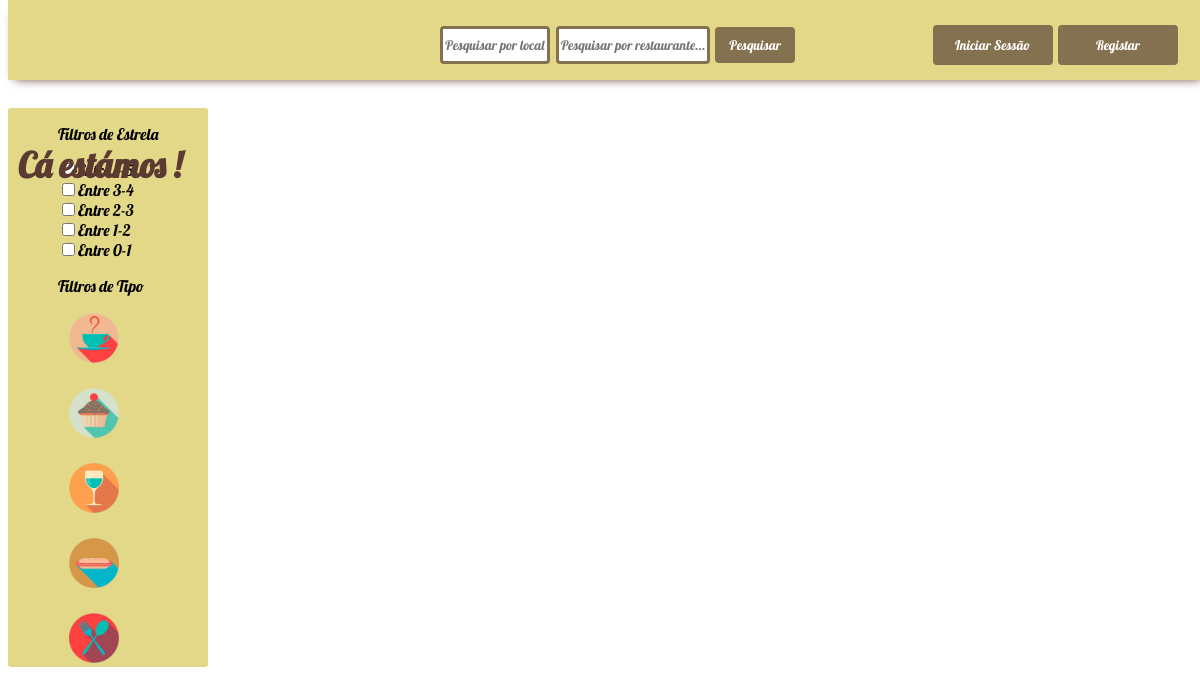
Page /pages/search_page.php on the earlier database version.
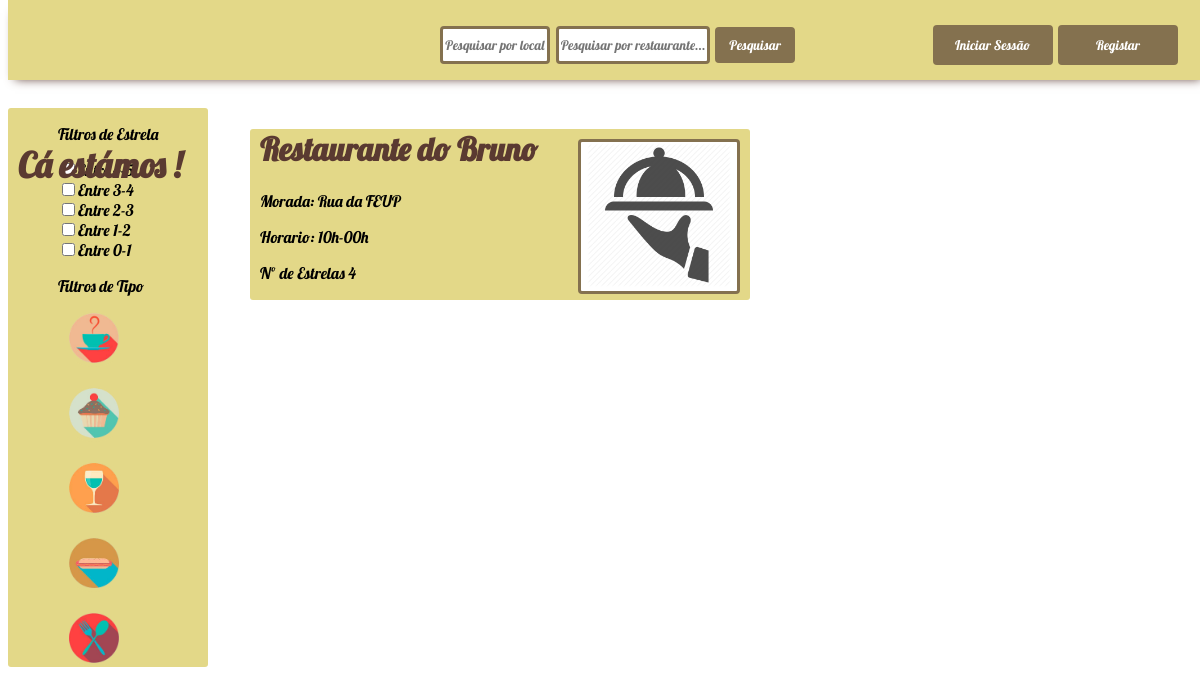
Same page on the later database version.
### tables this page shows
CREATE TABLE Restaurant(
        id INTEGER PRIMARY KEY AUTOINCREMENT,
        name VARCHAR,
        description VARCHAR,
		city VARCHAR,
        address VARCHAR,
        contacts VARCHAR,
        schedule VARCHAR,
        score FLOAT,
        numReviews INTEGER,
        sumScores INTEGER,
        owner_id INTEGER REFERENCES User,
        type VARCHAR
);

### database/restaurant.php (called while the page is built, shortened)
<?php
include_once('connection.php');
        function getRestaurants(){
            global $db;
            $rdb=$db->prepare('SELECT * FROM Restaurant');
            $rdb->execute();
            $restaurants=$rdb->fetchAll();
            return $restaurants;
        }
		function getRestaurantPicture($id){
			global $db;
			$rdb = $db->prepare('SELECT * FROM Picture WHERE id_restaurant = :id');
			$rdb->bindParam(':id', $id, PDO::PARAM_INT);
			$rdb->execute();
			$result = $rdb->fetch();
			return $result;
		}
?>

### actions/search_page_funcs.php (the view, shortened to what this page needs)
<?php
	function filterRestaurants($rest_name, $local){
		$restaurant = ($rest_name != null && $rest_name != "" && $rest_name != " ") ? $rest_name : $_GET['restaurant'];
		$home = ($local != null && $local != "" && $local != " ") ? $local : $_GET['local'];
		if($home == null && $restaurant != null) $home = "";
		else if($restaurant == null) return null;
		$restaurants = getRestaurants();
		$return = "No restaurant found :(";
		$restaurant = strtolower($restaurant);
		$restaurants_found = getSimilarRestaurants($restaurant,$home,$restaurants,$return,true);
		return $restaurants_found;
	}
	function getRestaurantFilters($type){
		return "../res/" . $type . ".png";
	}
	function displayImage($rest,$id,$morada,$horario,$score){
		$url = "../pages/restaurant_page.php?id=" . $id;
		echo '<div class="restaurants">';
		echo '<form method="get">';
		echo '<button type="submit" value="'. $id .'" name="id" formaction="'. $url . '">' ;
		$pic = getRestaurantPicture($id);
		if($pic==null)
		{
			$image_path = "../res/defaultRestaurantPhoto.png";
			echo '<img src="' . $image_path . '" alt="restaurant_pics">';
		}
		else {
			$image_path = "../database/images/" . $id . "/";
			echo '<img src="' . $image_path . $pic['name'] . '" alt="restaurant_pics">';
		}
		echo '</button></form>';
				echo '<h1>' . $rest . '</h1>';
		echo '<p> Morada: ' . $morada .  '</p>';
		echo '<p> Horario: ' . $horario . '</p>';
		echo '<p> Nº de Estrelas '. $score .  '</p>';
		echo '</div>';
		echo '<br>';
	}
	function displayAllRestaurants($local){
		$rests = getRestaurants();
		foreach($rests as $rest){
			if($local == null || $local == "" || $local == $rest['city'] || strtolower($rest['city']) == $local){
				displayImage($rest['name'],$rest['id'],$rest['address'],$rest['schedule'],$rest['score']);
			}
		}
	}
?>

### pages/header.php (shortened to what this page needs)
<!DOCTYPE html>
<html>
<head>
    <link rel="stylesheet" href="../css/header.css">
    <link rel="stylesheet" href="../css/footer.css">
</head>
<body>
<header>
    <div id="top-bar">
        <div id="top-bar-elements">
            <h1>
                <a href="../pages/principal_page.php">Cá estámos !</a>
            </h1>
            <div id="search">
                <form action="search_page.php" method="get">
                    <input id="searchLocal" type="text" name="local" placeholder="Pesquisar por local..."/>
                    <input id="searchRestaurant" type="text" name="restaurant" placeholder="Pesquisar por restaurante..."/>
                    <input type="submit" value="Pesquisar">
                </form>
            </div>
            <div id="top-buttons">
                <div id="login">
                    <?php
                    if(isset($_SESSION['name']))
                    {
						include('../actions/profile_pics.php');
                        echo '<div id="user-name">';
						echo '<form method="get">';
						echo '<button type="submit" value="' . $_SESSION['id'] . '" name="id" formaction="../pages/user_profile_page.php">';
						$pic = get_profile_pic();
						if($pic == null || !$pic) echo $_SESSION['name'] . '</button>';
						else echo $_SESSION['name'] . '<img src="' . '../database/images/users/' . $_SESSION['id'] . '/' . $pic . '"> </button>';
						echo '</form>';
                        echo '</div>';
                    }
                    else{
                        echo '<div id="init_session">';
                        echo '<input type="button" value="Iniciar Sessão">';
                        echo '</div>';
                    }
                    ?>
                </div>
                <div id="logon">
                    <?php
                    if(isset($_SESSION['name']))
                    {
                        echo '<form id="form" method="post" action="../actions/sign_out.php">';
                        echo '<input type="submit" value="Sair">';
                        echo '</form>';
                    }
                    else {
                        echo '<div id="register">';
                        echo '<input type="button" value="Registar">';
                        echo '</div>';
                    }
                    ?>
                </div>
            </div>
        </div>
    </div>
</header>

### pages/search_page.php (shortened to what this page needs)
<?php
include_once('header.php');
include_once('../pages/header.php');
include_once('../actions/search_page_funcs.php');
include_once('../database/restaurant.php');
?>
<link rel="stylesheet" href="../css/search_page.css">
<link rel="stylesheet" href="../css/header.css">
<body>
	<div id="side_bar">
		<div id="checkbox_filter">
			<p> Filtros de Estrela </p>
			<form action="" id="rating">
				<input type="checkbox" name="rating" id="b5" value="5">Entre 4-5<br>
				<input type="checkbox" name="rating" id="b4" value="4">Entre 3-4<br>
				<input type="checkbox" name="rating" id="b3" value="3">Entre 2-3<br>
				<input type="checkbox" name="rating" id="b2" value="2">Entre 1-2<br>
				<input type="checkbox" name="rating" id="b1" value="1">Entre 0-1<br>
			</form>
		</div>
		<div id="types">
			<p> Filtros de Tipo </p>
			<form action="">
				<button type="button" name="cafe" onclick="changeType(cafe)">
					<?php echo '<img src="'. getRestaurantFilters("cafe") . '">'; ?>
				</button>
				<br>
				<button type="button" name="pastelaria" onclick="changeType(pastelaria)">
					<?php echo '<img src="'. getRestaurantFilters("pastelaria") . '">'; ?>
				</button>
				<br>
				<button type="button" name="drinks" onclick="changeType(drinks)">
					<?php echo '<img src="'. getRestaurantFilters("drinks") . '">'; ?>
				</button>
				<br>
				<button type="button" name="fastfood" onclick="changeType(fastfood)">
					<?php echo '<img src="'. getRestaurantFilters("fastfood") . '">'; ?>
				</button>
				<br>
				<button type="button" name="gourmet" onclick="changeType(gourmet)">
					<?php echo '<img src="'. getRestaurantFilters("gourmet") . '">'; ?>
				</button>
			</form>
 		</div>
	</div>
	<div id="down-part">
		<div id="restaurants">
			<?php
				$rests = filterRestaurants(null, null);
				if($rests === "No restaurant found :(") echo '';
				else if($rests != null || $rests != ""){
					displaySearch($rests);
				}
				else{
					$local = $_GET['local'];
					displayAllRestaurants($local);
				}
			?>
		</div>
	</div>
</body>

### css/header.css (style rules this page uses)
body { font-family: 'Lobster',sans-serif; overflow-x: hidden; background: white; }
#top-bar { background: #E3D888; height: 80px; position: fixed; top: 0; width: 100%; z-index: 10; box-shadow: 0px 6px 10px -7px #5a3a31; }
#top-bar-elements { font-size: 25px; display: flex; justify-content: space-between; }
#top-bar-elements h1 { font-size: 140%; padding-top: 10%; text-decoration: none; }
#top-bar-elements * { display: inline-block; color: #84714F; }
#top-bar-elements #login { padding-top: 25px; }
#top-bar-elements #logon { padding-right: 30px; padding-top: 25px; width: 30%; }
#top-bar-elements h1 a { float: left; padding-left: 10px; padding-bottom: 20px; color: #5a3a31; text-decoration: none; }
#top-bar-elements h1 { width: 20%; }
#top-bar-elements input[type=submit] { background-color: white; border: 3px solid #84714F; border-radius: 4px; -webkit-transition-duration: 0.2s; transition-duration: 0.2s; height: 40px; width: 120px; font-family: 'Lobster', sans-serif; color: #84714F; }
#top-bar-elements input[type=button] { background-color: #84714F; border: 3px solid #84714F; border-radius: 4px; -webkit-transition-duration: 0.2s; transition-duration: 0.2s; height: 40px; width: 120px; font-family: 'Lobster', sans-serif; color: white; }
#top-bar-elements #search { width: 50%; display: inline-block; }
#top-bar-elements #search form { margin-top: 25px; padding-left: 25%; width: 60%; }
#top-bar-elements #search input[type=text] { background-color: white; border: 3px solid #84714F; border-radius: 4px; height: 30px; min-width: 100px; font-family: 'Lobster', sans-serif; color: #84714F; }
#top-bar-elements #search #searchLocal { width: 25%; }
#top-bar-elements #search #searchRestaurant { width: 40%; }
#top-bar-elements #search input[type=submit] { background-color: #84714F; border: 3px solid #84714F; border-radius: 4px; height: 36px; width: 15%; min-width: 80px; font-family: 'Lobster', sans-serif; color: white; }

### css/search_page.css (style rules this page uses)
#side_bar { margin-right: 100px; margin-top: 100px; width: 150px; display: block; float: left; background: #E3D888; border: #E3D888; border-radius: 3px; padding-left: 50px; }
#side_bar #types button { display: block; margin-left: 5px; border-radius: 50%; background-color: #E3D888; border: none; }
#side_bar #types button img { width: 50px; height: auto; }
#down-part #restaurants { margin: auto; margin-top: 100px; width: 500px; position: absolute; right: 450px; }
#down-part .restaurants { background: #E3D888; border: #E3D888; border-radius: 3px; padding-bottom: 1px; padding-right: 10px; padding-left: 10px; }
#down-part .restaurants h1 { color: #5A3A31; }
#down-part #restaurants .restaurants button { border: 3px solid #84714F; border-radius: 4px; font-family: 'Lobster', sans-serif; background-color: white; color: #84714F; float: right; margin-top: 2%; }
#down-part #restaurants .restaurants button img { width: auto; height: 144px; }

Differences in the rows shown:
added restaurant: $id 2 (drawn), name "Restaurante do Bruno", address "Rua da FEUP", schedule "10h-00h", score "4"
